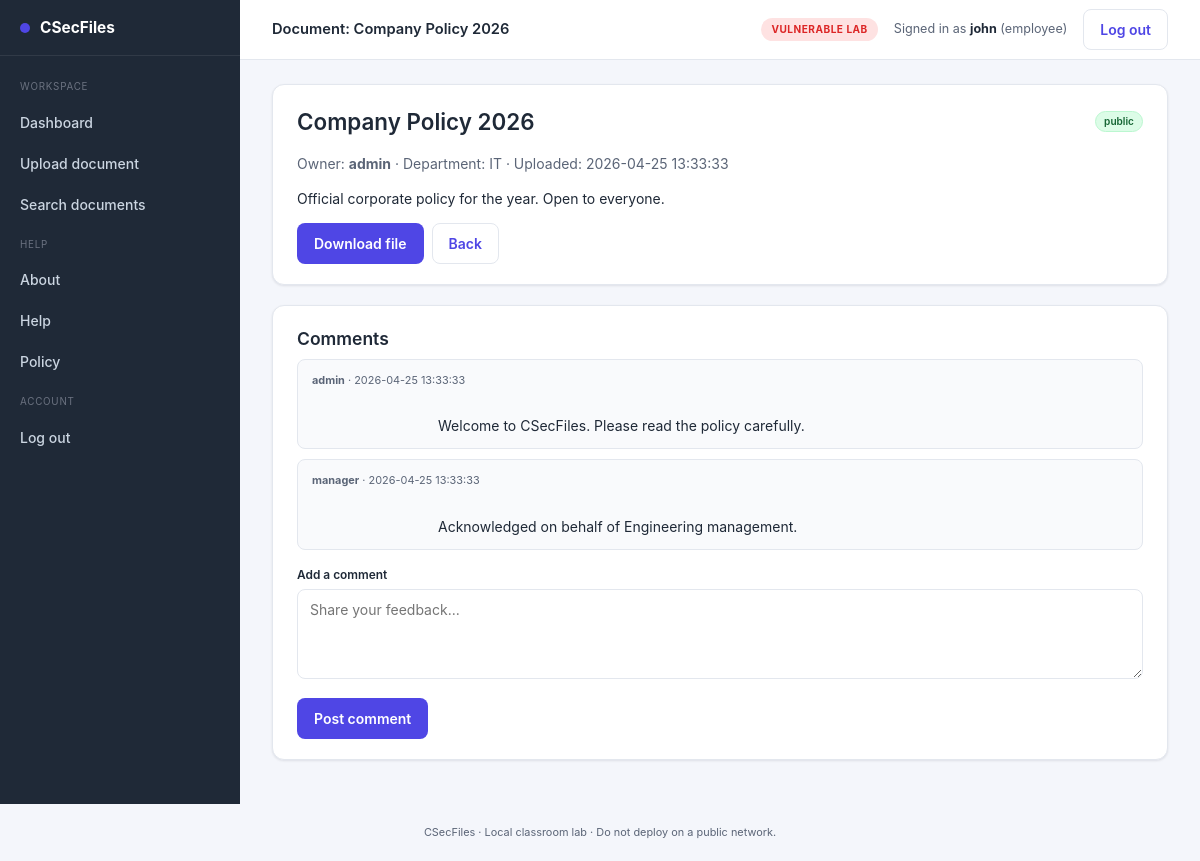
The app's page /vulnerable/view_document.php?id=1 (signed in) with its own data.
### tables this page shows
CREATE TABLE `documents` (
    `id`           INT UNSIGNED NOT NULL AUTO_INCREMENT,
    `title`        VARCHAR(200)  NOT NULL,
    `description`  TEXT          NULL,
    `file_name`    VARCHAR(255)  NOT NULL,
    `file_path`    VARCHAR(500)  NOT NULL,
    `owner_id`     INT UNSIGNED  NOT NULL,
    `department`   VARCHAR(80)   NOT NULL DEFAULT 'General',
    `visibility`   ENUM('private','department','public') NOT NULL DEFAULT 'private',
    `created_at`   DATETIME      NOT NULL DEFAULT CURRENT_TIMESTAMP,
    PRIMARY KEY (`id`),
    KEY `idx_owner` (`owner_id`),
    KEY `idx_department` (`department`),
    CONSTRAINT `fk_documents_owner`
        FOREIGN KEY (`owner_id`) REFERENCES `users`(`id`)
        ON DELETE CASCADE ON UPDATE CASCADE
);

CREATE TABLE `users` (
    `id`                       INT UNSIGNED NOT NULL AUTO_INCREMENT,
    `full_name`                VARCHAR(150)  NOT NULL,
    `email`                    VARCHAR(190)  NOT NULL,
    `username`                 VARCHAR(60)   NOT NULL,
    `password`                 VARCHAR(255)  NOT NULL,
    `role`                     ENUM('admin','manager','employee') NOT NULL DEFAULT 'employee',
    `department`               VARCHAR(80)   NOT NULL DEFAULT 'General',
    `failed_login_attempts`    INT UNSIGNED  NOT NULL DEFAULT 0,
    `last_failed_login`        DATETIME      NULL DEFAULT NULL,
    `locked_until`             DATETIME      NULL DEFAULT NULL,
    `created_at`               DATETIME      NOT NULL DEFAULT CURRENT_TIMESTAMP,
    PRIMARY KEY (`id`),
    UNIQUE KEY `uniq_username` (`username`),
    UNIQUE KEY `uniq_email` (`email`)
);

CREATE TABLE `comments` (
    `id`           INT UNSIGNED NOT NULL AUTO_INCREMENT,
    `document_id`  INT UNSIGNED NOT NULL,
    `user_id`      INT UNSIGNED NOT NULL,
    `comment`      TEXT NOT NULL,
    `created_at`   DATETIME NOT NULL DEFAULT CURRENT_TIMESTAMP,
    PRIMARY KEY (`id`),
    KEY `idx_document` (`document_id`),
    KEY `idx_user` (`user_id`),
    CONSTRAINT `fk_comments_document`
        FOREIGN KEY (`document_id`) REFERENCES `documents`(`id`)
        ON DELETE CASCADE ON UPDATE CASCADE,
    CONSTRAINT `fk_comments_user`
        FOREIGN KEY (`user_id`) REFERENCES `users`(`id`)
        ON DELETE CASCADE ON UPDATE CASCADE
);

### vulnerable/config/db.php (called while the page is built, shortened)
<?php
function vuln_is_logged_in() {
    return isset($_SESSION['user_id']);
}
function vuln_current_user($conn) {
    $id = (int)$_SESSION['user_id'];
    $res = $conn->query("SELECT * FROM users WHERE id = $id LIMIT 1");
    return $res ? $res->fetch_assoc() : null;
}

### vulnerable/view_document.php (the view, shortened to what this page needs)
<?php
require_once __DIR__ . '/config/db.php';
$current_user = vuln_current_user($conn);
$id = (int)($_GET['id'] ?? 0);
$res = $conn->query("SELECT d.*, u.username AS owner_name
                     FROM documents d
                     JOIN users u ON u.id = d.owner_id
                     WHERE d.id = $id LIMIT 1");
$doc = $res ? $res->fetch_assoc() : null;
$comments = [];
if ($doc) {
    $cres = $conn->query("SELECT c.*, u.username
                          FROM comments c
                          JOIN users u ON u.id = c.user_id
                          WHERE c.document_id = " . (int)$doc['id'] . "
                          ORDER BY c.created_at ASC");
    while ($row = $cres->fetch_assoc()) {
        $comments[] = $row;
    }
}
$APP_VARIANT = 'vulnerable';
$PAGE_TITLE  = $doc ? ('Document: ' . $doc['title']) : 'Document not found';
require __DIR__ . '/includes/header.php';
require __DIR__ . '/includes/sidebar.php';
?>
<main class="app__main">
    <?php if (!$doc): ?>
        <div class="alert alert--error">Document not found.</div>
        <a class="btn btn--ghost" href="dashboard.php">Back to dashboard</a>
    <?php else: ?>
        <div class="card">
            <div class="card__title">
                <h1 style="margin:0;"><?php echo htmlspecialchars($doc['title']); ?></h1>
                <span class="badge badge--<?php echo htmlspecialchars($doc['visibility']); ?>">
                    <?php echo htmlspecialchars($doc['visibility']); ?>
                </span>
            </div>
            <p class="muted">
                Owner: <strong><?php echo htmlspecialchars($doc['owner_name']); ?></strong>
                &middot; Department: <?php echo htmlspecialchars($doc['department']); ?>
                &middot; Uploaded: <?php echo htmlspecialchars($doc['created_at']); ?>
            </p>
            <p><?php echo htmlspecialchars($doc['description']); ?></p>
            <div class="row-actions">
                <a class="btn" href="download.php?id=<?php echo (int)$doc['id']; ?>">Download file</a>
                <a class="btn btn--ghost" href="dashboard.php">Back</a>
            </div>
        </div>
        <div class="card">
            <h2>Comments</h2>
            <?php if (!$comments): ?>
                <p class="muted">No comments yet. Be the first to add one.</p>
            <?php else: ?>
                <ul class="comment-list">
                    <?php foreach ($comments as $c): ?>
                        <li class="comment">
                            <div class="comment__meta">
                                <strong><?php echo htmlspecialchars($c['username']); ?></strong>
                                &middot; <?php echo htmlspecialchars($c['created_at']); ?>
                            </div>
                            <div class="comment__body">
                                <?php
                                echo $c['comment'];
                                ?>
                            </div>
                        </li>
                    <?php endforeach; ?>
                </ul>
            <?php endif; ?>
            <form method="post" action="comments.php" class="form form--wide" style="margin-top:16px;">
                <div class="form__row">
                    <label class="form__label" for="comment">Add a comment</label>
                    <textarea class="textarea" id="comment" name="comment" placeholder="Share your feedback..." required></textarea>
                </div>
                <button class="btn" type="submit">Post comment</button>
            </form>
        </div>
    <?php endif; ?>
</main>
<?php require __DIR__ . '/includes/footer.php'; ?>

### vulnerable/includes/header.php (shortened to what this page needs)
<?php
$badge_class = $APP_VARIANT === 'hardened' ? 'header__badge--hardened' : 'header__badge--vuln';
$badge_text  = $APP_VARIANT === 'hardened' ? 'Hardened' : 'Vulnerable Lab';
?>
<!DOCTYPE html>
<html lang="en">
<head>
    <link rel="stylesheet" href="assets/css/style.css">
</head>
<body>
<div class="app">
    <header class="app__header">
        <div class="header">
            <div class="header__title"><?php echo htmlspecialchars($PAGE_TITLE, ENT_QUOTES, 'UTF-8'); ?></div>
            <div class="header__right">
                <span class="header__badge <?php echo $badge_class; ?>"><?php echo $badge_text; ?></span>
                <?php if (!empty($current_user)): ?>
                    <span class="header__user">
                        Signed in as <strong><?php echo htmlspecialchars($current_user['username'], ENT_QUOTES, 'UTF-8'); ?></strong>
                        (<?php echo htmlspecialchars($current_user['role'], ENT_QUOTES, 'UTF-8'); ?>)
                    </span>
                    <a class="btn btn--ghost" href="logout.php">Log out</a>
                <?php endif; ?>
            </div>
        </div>
    </header>

### vulnerable/assets/css/style.css (style rules this page uses)
:root { --bg: #f4f6fb; --surface: #ffffff; --surface-alt: #f9fafc; --border: #e3e7ee; --text: #1f2937; --text-muted: #5b6577; --primary: #4f46e5; --primary-dark: #3730a3; --primary-soft: #eef2ff; --success: #16a34a; --warning: #f59e0b; --danger: #dc2626; --danger-soft: #fee2e2; --sidebar-bg: #1f2937; --sidebar-text: #cbd5e1; --sidebar-active:#4f46e5; --shadow: 0 1px 3px rgba(15, 23, 42, 0.06), 0 1px 2px rgba(15, 23, 42, 0.04); --radius: 8px; --radius-lg: 12px; }
* { box-sizing: border-box; }
html, body { margin: 0; padding: 0; font-family: -apple-system, BlinkMacSystemFont, "Segoe UI", Roboto, "Helvetica Neue", Arial, sans-serif; color: var(--text); background: var(--bg); line-height: 1.5; font-size: 14px; }
a { color: var(--primary); text-decoration: none; }
h1, h2, h3, h4 { margin: 0 0 0.5rem 0; color: var(--text); font-weight: 600; }
h1 { font-size: 1.6rem; }
h2 { font-size: 1.25rem; }
.app { display: grid; grid-template-columns: 240px 1fr; grid-template-rows: 60px 1fr; grid-template-areas: "sidebar header" "sidebar main"; min-height: 100vh; }
.app__header { grid-area: header; background: var(--surface); border-bottom: 1px solid var(--border); }
.app__main { grid-area: main; padding: 24px 32px; overflow-x: auto; }
.header { display: flex; align-items: center; justify-content: space-between; padding: 0 32px; height: 100%; }
.header__title { font-size: 1.05rem; font-weight: 600; }
.header__right { display: flex; align-items: center; gap: 16px; }
.header__user { color: var(--text-muted); font-size: 0.9rem; }
.header__user strong { color: var(--text); }
.header__badge { display: inline-block; padding: 4px 10px; border-radius: 999px; font-size: 0.72rem; font-weight: 700; text-transform: uppercase; letter-spacing: 0.05em; }
.header__badge--vuln { background: var(--danger-soft); color: var(--danger); }
.card { background: var(--surface); border: 1px solid var(--border); border-radius: var(--radius-lg); box-shadow: var(--shadow); padding: 20px 24px; margin-bottom: 20px; }
.card__title { display: flex; align-items: center; justify-content: space-between; margin-bottom: 14px; }
.form { max-width: 520px; }
.form--wide { max-width: 100%; }
.form__row { margin-bottom: 14px; }
.form__label { display: block; font-weight: 600; font-size: 0.85rem; color: var(--text); margin-bottom: 6px; }
.input, .select, .textarea { width: 100%; padding: 9px 12px; border: 1px solid var(--border); border-radius: var(--radius); background: var(--surface); font: inherit; color: var(--text); }
.textarea { min-height: 90px; resize: vertical; }
.btn { display: inline-block; padding: 9px 16px; border-radius: var(--radius); border: 1px solid transparent; background: var(--primary); color: #fff; font: inherit; font-weight: 600; cursor: pointer; text-decoration: none; }
.btn--ghost { background: transparent; color: var(--primary); border-color: var(--border); }
.badge { display: inline-block; padding: 2px 8px; border-radius: 999px; font-size: 0.72rem; font-weight: 600; background: var(--surface-alt); border: 1px solid var(--border); color: var(--text-muted); }
.badge--public { background: #dcfce7; color: #166534; border-color: #bbf7d0; }
.comment-list { list-style: none; padding: 0; margin: 0; }
.comment { padding: 12px 14px; border: 1px solid var(--border); border-radius: var(--radius); background: var(--surface-alt); margin-bottom: 10px; }
.comment__meta { font-size: 0.78rem; color: var(--text-muted); margin-bottom: 6px; }
.comment__body { white-space: pre-wrap; word-wrap: break-word; }
.muted { color: var(--text-muted); }
.row-actions { display: flex; gap: 8px; }

### records on screen
documents: title "Document: Company Policy 2026", title "Company Policy 2026", visibility "public", owner.username "admin", department "IT", created_at "2026-04-25 13:33:33", description "Official corporate policy for the year. Open to everyone."
users: username "john", role "employee"
comments: user.username "admin", created_at "2026-04-25 13:33:33", comment "Welcome to CSecFiles. Please read the policy carefully."
comments: user.username "manager", created_at "2026-04-25 13:33:33", comment "Acknowledged on behalf of Engineering management."

### other values on screen
$badge_text "VULNERABLE LAB"
